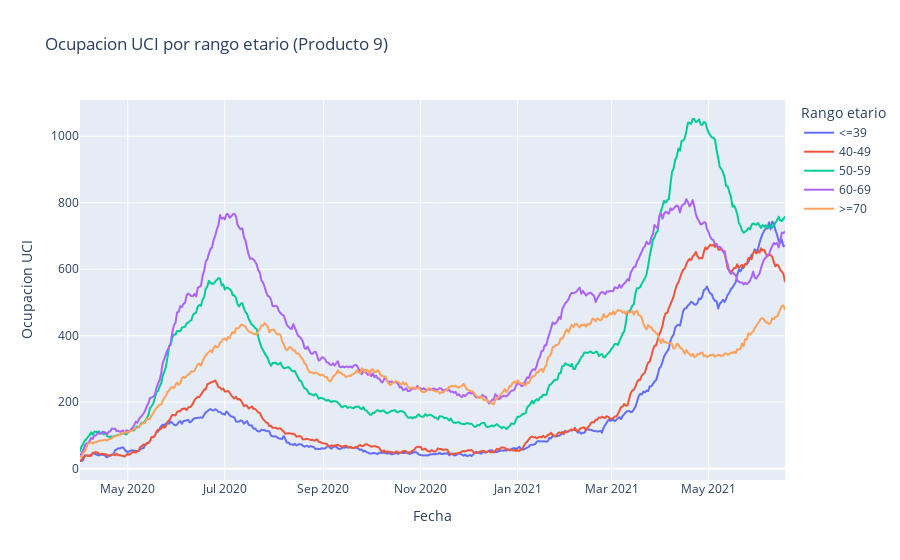

Here is the notebook cell this chart was saved with:
### Code cell
px.line(uci,
        labels={
                     "value": "Ocupacion UCI",
                     "x": "Día",
                     "variable": "Rango etario"
              },
        title="Ocupacion UCI por rango etario (Producto 9)")

### Figure 1 — Plotly figure (JSON) as saved in the notebook; plotly's stock layout.template omitted (floating-point values rounded to 4 significant figures; data arrays with more than 128 entries replaced by an {"elided": "..."} marker saying what was removed)
{"data": [{"hovertemplate": "Rango etario=<=39<br>Fecha=%{x}<br>Ocupacion UCI=%{y}<extra></extra>", "legendgroup": "<=39", "line": {"color": "#636efa", "dash": "solid"}, "mode": "lines", "name": "<=39", "showlegend": true, "type": "scattergl", "x": {"elided": "444 str values"}, "xaxis": "x", "y": {"elided": "444 int values"}, "yaxis": "y"}, {"hovertemplate": "Rango etario=40-49<br>Fecha=%{x}<br>Ocupacion UCI=%{y}<extra></extra>", "legendgroup": "40-49", "line": {"color": "#EF553B", "dash": "solid"}, "mode": "lines", "name": "40-49", "showlegend": true, "type": "scattergl", "x": {"elided": "444 str values"}, "xaxis": "x", "y": {"elided": "444 int values"}, "yaxis": "y"}, {"hovertemplate": "Rango etario=50-59<br>Fecha=%{x}<br>Ocupacion UCI=%{y}<extra></extra>", "legendgroup": "50-59", "line": {"color": "#00cc96", "dash": "solid"}, "mode": "lines", "name": "50-59", "showlegend": true, "type": "scattergl", "x": {"elided": "444 str values"}, "xaxis": "x", "y": {"elided": "444 int values"}, "yaxis": "y"}, {"hovertemplate": "Rango etario=60-69<br>Fecha=%{x}<br>Ocupacion UCI=%{y}<extra></extra>", "legendgroup": "60-69", "line": {"color": "#ab63fa", "dash": "solid"}, "mode": "lines", "name": "60-69", "showlegend": true, "type": "scattergl", "x": {"elided": "444 str values"}, "xaxis": "x", "y": {"elided": "444 int values"}, "yaxis": "y"}, {"hovertemplate": "Rango etario=>=70<br>Fecha=%{x}<br>Ocupacion UCI=%{y}<extra></extra>", "legendgroup": ">=70", "line": {"color": "#FFA15A", "dash": "solid"}, "mode": "lines", "name": ">=70", "showlegend": true, "type": "scattergl", "x": {"elided": "444 str values"}, "xaxis": "x", "y": {"elided": "444 int values"}, "yaxis": "y"}], "layout": {"autosize": true, "legend": {"title": {"text": "Rango etario"}, "tracegroupgap": 0}, "title": {"text": "Ocupacion UCI por rango etario (Producto 9)"}, "xaxis": {"anchor": "y", "autorange": false, "domain": [0, 1], "range": ["2020-04-01", "2021-06-18"], "title": {"text": "Fecha"}, "type": "date"}, "yaxis": {"anchor": "x", "autorange": true, "domain": [0, 1], "range": [-34.17, 1109.0], "title": {"text": "Ocupacion UCI"}, "type": "linear"}}}
